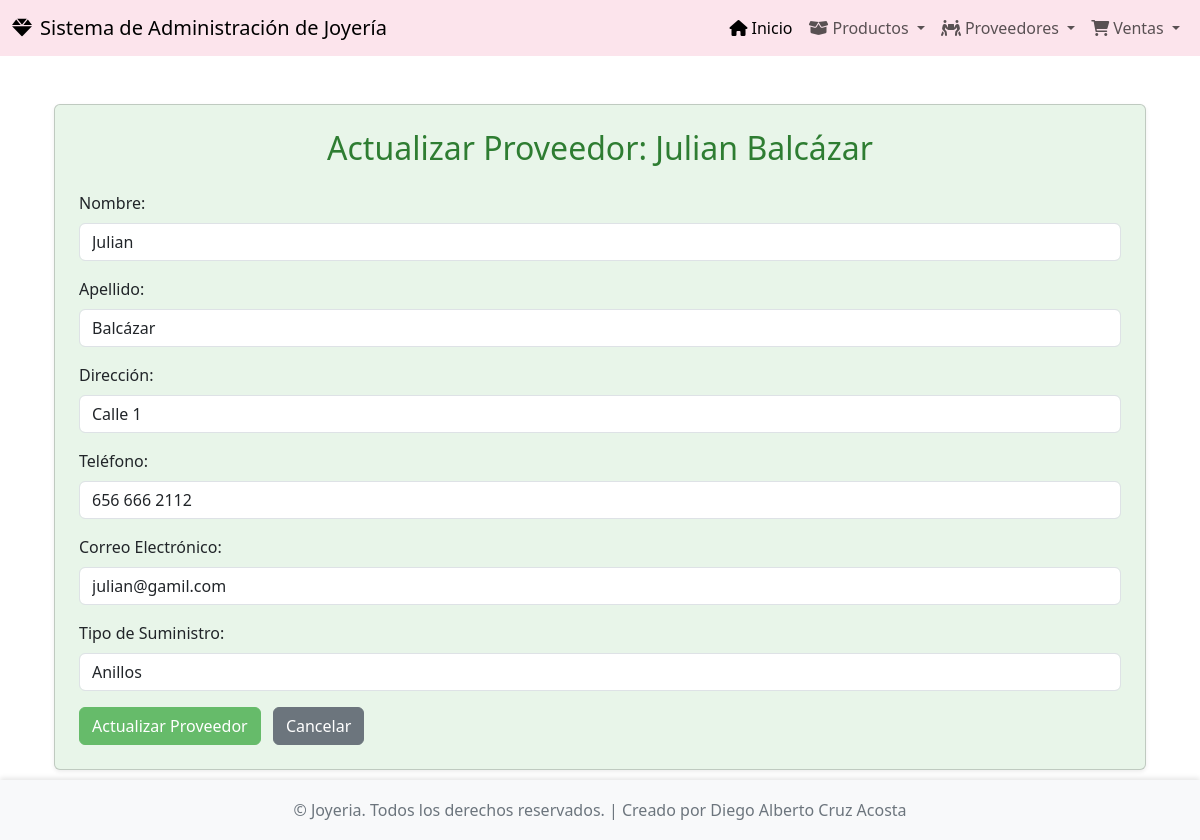
/proveedores/actualizar/1/, run on the app's committed database.
### app_joyeria/models.py (models this page shows, shortened)
class Proveedor(models.Model):
    id_proveedor = models.AutoField(primary_key=True)
    nombre = models.CharField(max_length=100)
    apellido = models.CharField(max_length=100)
    direccion = models.CharField(max_length=200)
    telefono = models.CharField(max_length=15)
    correo = models.EmailField()
    tipo_suministro = models.CharField(max_length=100)

### app_joyeria/views.py (the view, shortened to what this page needs)
# urls.py: path('proveedores/actualizar/<int:id_proveedor>/', views.actualizar_proveedor, name='actualizar_proveedor'),
def actualizar_proveedor(request, id_proveedor):
    proveedor = get_object_or_404(Proveedor, pk=id_proveedor)
    return render(request, 'proveedor/actualizar_proveedor.html', {'proveedor': proveedor})

### app_joyeria/templates/proveedor/actualizar_proveedor.html (shortened to what this page needs)
{% extends 'base.html' %}
{% block content %}
<div class="container mt-4">
    <div class="card shadow-sm p-4" style="background-color: #e8f5e9;">
        <h2 class="card-title text-center mb-4" style="color: #2e7d32;">Actualizar Proveedor: {{ proveedor.nombre }} {{ proveedor.apellido }}</h2>
        <form method="post">
            <div class="mb-3">
                <label for="nombre" class="form-label">Nombre:</label>
                <input type="text" class="form-control" id="nombre" name="nombre" value="{{ proveedor.nombre }}" required>
            </div>
            <div class="mb-3">
                <label for="apellido" class="form-label">Apellido:</label>
                <input type="text" class="form-control" id="apellido" name="apellido" value="{{ proveedor.apellido }}" required>
            </div>
            <div class="mb-3">
                <label for="direccion" class="form-label">Dirección:</label>
                <input type="text" class="form-control" id="direccion" name="direccion" value="{{ proveedor.direccion }}" required>
            </div>
            <div class="mb-3">
                <label for="telefono" class="form-label">Teléfono:</label>
                <input type="text" class="form-control" id="telefono" name="telefono" value="{{ proveedor.telefono }}" required>
            </div>
            <div class="mb-3">
                <label for="correo" class="form-label">Correo Electrónico:</label>
                <input type="email" class="form-control" id="correo" name="correo" value="{{ proveedor.correo }}" required>
            </div>
            <div class="mb-3">
                <label for="tipo_suministro" class="form-label">Tipo de Suministro:</label>
                <input type="text" class="form-control" id="tipo_suministro" name="tipo_suministro" value="{{ proveedor.tipo_suministro }}" required>
            </div>
            <button type="submit" class="btn btn-primary" style="background-color: #66bb6a; border-color: #66bb6a;">Actualizar Proveedor</button>
            <a href="{% url 'ver_proveedores' %}" class="btn btn-secondary ms-2">Cancelar</a>
        </form>
    </div>
</div>
{% endblock %}

### app_joyeria/templates/base.html (style rules this page uses)
body { display: flex; flex-direction: column; min-height: 100vh; }

### data on the page
Proveedor: nombre "Julian", apellido "Balcázar", direccion "Calle 1", telefono "656 666 2112", correo "julian@gamil.com", tipo_suministro "Anillos"
